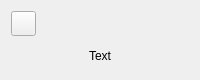
<?xml version="1.0" encoding="UTF-8"?>
<ui version="4.0">
 <class>OperationBlockWidget</class>
 <widget class="QWidget" name="OperationBlockWidget">
  <property name="geometry">
   <rect>
    <x>0</x>
    <y>0</y>
    <width>200</width>
    <height>80</height>
   </rect>
  </property>
  <property name="sizePolicy">
   <sizepolicy hsizetype="Fixed" vsizetype="Fixed">
    <horstretch>0</horstretch>
    <verstretch>0</verstretch>
   </sizepolicy>
  </property>
  <property name="minimumSize">
   <size>
    <width>200</width>
    <height>80</height>
   </size>
  </property>
  <property name="maximumSize">
   <size>
    <width>400</width>
    <height>200</height>
   </size>
  </property>
  <property name="windowTitle">
   <string>Form</string>
  </property>
  <property name="layoutDirection">
   <enum>Qt::LeftToRight</enum>
  </property>
  <property name="autoFillBackground">
   <bool>true</bool>
  </property>
  <property name="styleSheet">
   <string notr="true">QWidget#OperationBlockWidget {border: 0px solid black}</string>
  </property>
  <layout class="QGridLayout" name="gridLayout">
   <item row="0" column="0" alignment="Qt::AlignLeft">
    <widget class="QPushButton" name="settingButton">
     <property name="sizePolicy">
      <sizepolicy hsizetype="Minimum" vsizetype="Minimum">
       <horstretch>0</horstretch>
       <verstretch>0</verstretch>
      </sizepolicy>
     </property>
     <property name="minimumSize">
      <size>
       <width>20</width>
       <height>20</height>
      </size>
     </property>
     <property name="maximumSize">
      <size>
       <width>25</width>
       <height>25</height>
      </size>
     </property>
     <property name="text">
      <string/>
     </property>
     <property name="icon">
      <iconset resource="resource.qrc">
       <normaloff>:/icons/icons/setting_icon.png</normaloff>:/icons/icons/setting_icon.png</iconset>
     </property>
     <property name="iconSize">
      <size>
       <width>15</width>
       <height>15</height>
      </size>
     </property>
     <property name="checkable">
      <bool>false</bool>
     </property>
    </widget>
   </item>
   <item row="1" column="0">
    <widget class="QLabel" name="operationName">
     <property name="styleSheet">
      <string notr="true"/>
     </property>
     <property name="text">
      <string>Text</string>
     </property>
     <property name="scaledContents">
      <bool>false</bool>
     </property>
     <property name="alignment">
      <set>Qt::AlignCenter</set>
     </property>
    </widget>
   </item>
  </layout>
 </widget>
 <resources>
  <include location="resource.qrc"/>
 </resources>
 <connections/>
</ui>
